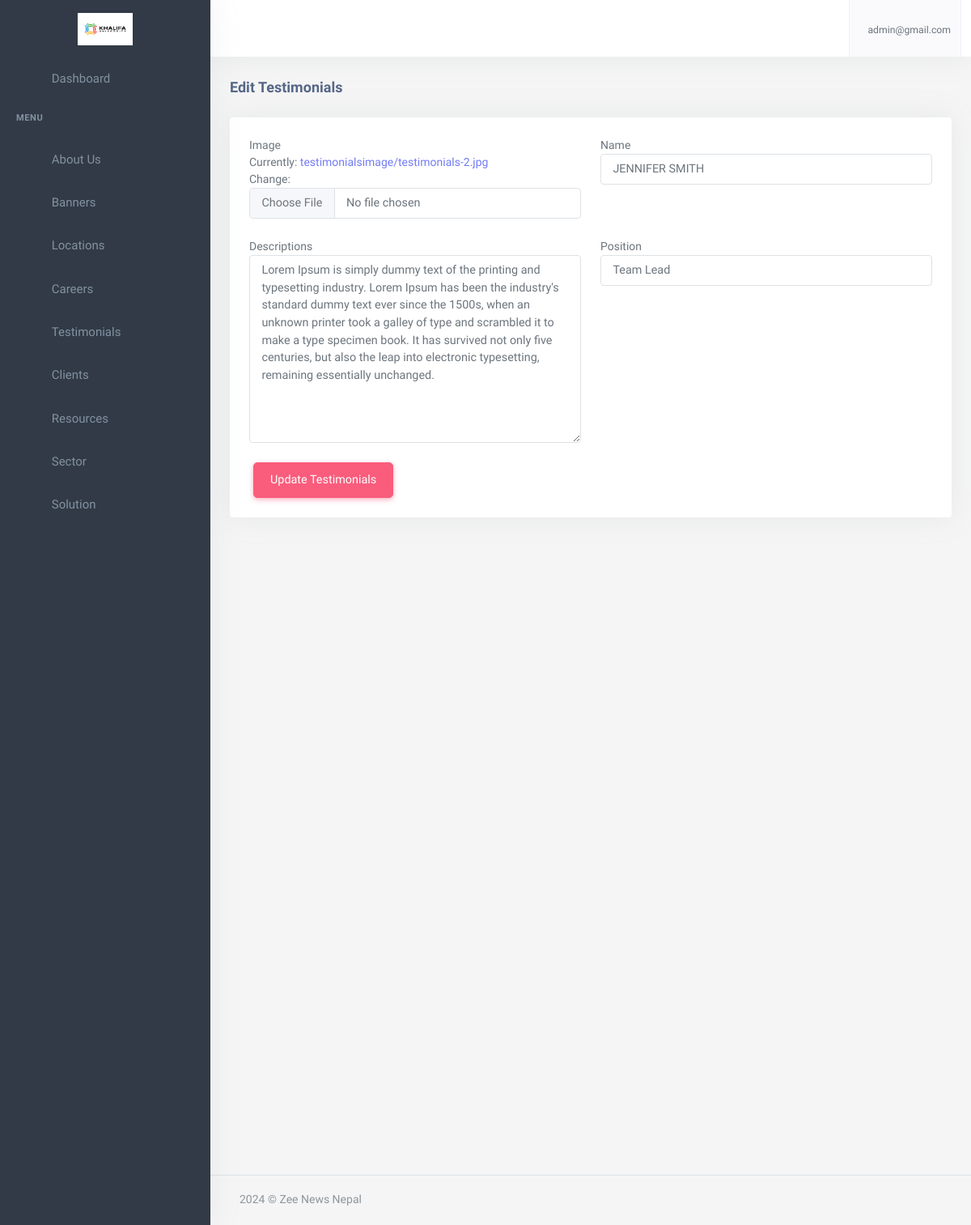
The page /dashboard/testimonials/update/1 (signed in) on the database its author committed.
### account/models.py (models this page shows, shortened)
class User(AbstractBaseUser,PermissionsMixin):
    email = models.EmailField(
        verbose_name='Email',
        max_length=255,
        unique=True,
    )
    name = models.CharField(max_length=200,null=True, blank=True)
    is_user = models.BooleanField(default=False)
    is_admin = models.BooleanField(default=False)
    phone_no = models.CharField(max_length=150,null=True, blank=True)
    avatar = models.ImageField(upload_to="avatarimage/", null=True, blank=True)
    created_at = models.DateTimeField(auto_now_add=True)
    updated_at = models.DateTimeField(auto_now=True)
    objects = UserManager()
    USERNAME_FIELD = 'email'
    REQUIRED_FIELDS = []

### about/models.py (models this page shows, shortened)
class OrganizationSetting(models.Model):
    logo =models.ImageField(verbose_name='Organization Logo',upload_to='aboutus/')
    fav_icon = models.ImageField(verbose_name='Organization Fav Icon',upload_to='aboutus/')
    site_name = models.CharField(verbose_name='Organization Name',max_length=150)
    location = models.CharField(verbose_name='Organizaton Location', max_length=200)
    phone_number = models.CharField(verbose_name='Organization Phone Number',max_length=150)
    email = models.EmailField(verbose_name='Organization Email')
    fb_url = models.URLField(verbose_name='Facebook Page URL', null=True,blank=True)
    tw_url = models.URLField(verbose_name='Twitter URL', null=True,blank=True)
    insta_url = models.URLField(verbose_name='Instagram Page URL', null=True,blank=True)
    linkedin_url = models.URLField(verbose_name='Linkedin URL', null=True,blank=True)

### app/models.py (models this page shows, shortened)
class Testimonials(models.Model):
    image = models.ImageField(upload_to='testimonialsimage/')
    name = models.CharField(max_length=150)
    descriptions = models.TextField()
    position = models.CharField(max_length=150, null=True, blank=True)

### app2/views.py (the view, shortened to what this page needs)
# urls.py: path('testimonials/update/<int:id>', TestimonialsUpdateView.as_view(), name='testimonials_update'),
@method_decorator(login_required, name='dispatch')
class TestimonialsUpdateView(generic.UpdateView):
    model = Testimonials
    template_name ='app2/testimonials_form.html'
    pk_url_kwarg ='id'
    form_class = TestimonialsForm

### app2/forms.py
class TestimonialsForm(forms.ModelForm):
    class Meta:
        model= Testimonials
        fields ='__all__'
    def __init__(self, *args, **kwargs):
        super(TestimonialsForm, self).__init__(*args, **kwargs)
        for field_name, field in self.fields.items():
            field.widget.attrs['placeholder'] = f"Enter {field_name}"
            field.widget.attrs['class'] = 'form-control'

### app/context_processor.py (called while the page is built)
def solutions(request):
    solutions_data = Solutions.objects.all()
    context = {
        'solution_category': solutions_data
    }
    return context

def sectors(request):
    secots_all = Sector.objects.all()
    context = {
        'secotrs':secots_all
    }
    return context

def career_category(request):
    categories = Category.objects.all()
    return({
        'careers_categories':categories
    })

def organizationsetting(request):
    organization_setting = OrganizationSetting.objects.first()
    return ({
        'organization_settings': organization_setting
    })

def locations(request):
    all_office_locations = Office.objects.all()[:5]
    return({
        'office_locations':all_office_locations
    })

### app2/templates/app2/testimonials_form.html (shortened to what this page needs)
{% extends 'app2/base.html' %}
{% load static %}
{% block body %}
            <div class="content-page">
                <div class="content">
                    <div class="container-fluid">
                        <div class="row">
                            <div class="col-12">
                                <div class="page-title-box">
                                    <h4 class="page-title">{% if form.initial %}Edit Testimonials {% else %}Add New Testimonials{% endif %}
                                    </h4>
                                </div>
                            </div>
                        </div>
                        <form method="post" enctype="multipart/form-data" action="">
                        <div class="row">
                            <div class="col-12">
                                <div class="card">
                                    <div class="card-body">
                                        <div class="row">
                                            {% for field in form %}
                                            <div class="col-xl-6">
                                                {{field.label}}
                                                <div class="mb-3">
                                                    {{field}}
                                                </div>
                                            </div>
                                            {% endfor %}
                                            <div class="col-auto">
                                            {% if form.initial %}
                                                <button type="submit" class="btn btn-danger chat-send waves-effect waves-light">Update Testimonials</button>
                                            {% else %}
                                                <button type="submit" class="btn btn-danger chat-send waves-effect waves-light">Add Testimonials </button>
                                            {% endif %}
                                            </div>
                                        </div>
                                </div>
                            </div>
                        </div>
                    </form>
                    </div>
                </div>
       {%endblock%}

### app2/templates/app2/base.html (shortened to what this page needs)
{% load static %}
<!DOCTYPE html>
<html lang="en">
    <head>
        <link rel="stylesheet" href="{% static 'app2/assets/vendor/jquery-toast-plugin/jquery.toast.min.css'%}">
        <link href="{% static 'app2/assets/css/app-saas.min.css'%}" rel="stylesheet" type="text/css" id="app-style" />
        <link href="{% static 'app2/assets/css/icons.min.css'%}" rel="stylesheet" type="text/css" />
        <link href="{% static 'app2/assets/vendor/bootstrap-datepicker/css/bootstrap-datepicker.min.css'%}" rel="stylesheet" type="text/css" />
        <link href="{% static 'app2/assets/vendor/select2/css/select2.min.css'%}" rel="stylesheet" type="text/css" />
        <link href="{% static 'app2/assets/vendor/datatables.net-bs5/css/dataTables.bootstrap5.min.css'%}" rel="stylesheet" type="text/css" />
        <link href="{% static 'app2/assets/vendor/datatables.net-responsive-bs5/css/responsive.bootstrap5.min.css'%}" rel="stylesheet" type="text/css" />
        <link href="{% static 'app2/assets/css/app-saas.min.css'%}" rel="stylesheet" type="text/css" id="app-style" />
        <link href="{% static 'app2/assets/css/icons.min.css'%}" rel="stylesheet" type="text/css" />
        <link href="https://cdn.jsdelivr.net/npm/summernote@0.8.16/dist/summernote-lite.min.css" rel="stylesheet">
    </head>
    <link rel="stylesheet" href="https://maxcdn.bootstrapcdn.com/font-awesome/4.7.0/css/font-awesome.min.css">
    <body>
        <div class="wrapper">
            <div class="navbar-custom">
                <div class="topbar container-fluid justify-content-between">
                    <div class="d-flex align-items-center  gap-lg-2 gap-1">
                        <button class="button-toggle-menu sm:float-end">
                            <i class="mdi mdi-menu"></i>
                        </button>
                    </div>
                    <ul class="topbar-menu d-flex align-items-center gap-3">
                        <li class="d-none d-sm-inline-block">
                            <a class="nav-link" data-bs-toggle="offcanvas" href="#theme-settings-offcanvas">
                                <i class="ri-settings-3-line font-22"></i>
                            </a>
                        </li>
                        <li class="d-none d-sm-inline-block">
                            <div class="nav-link" id="light-dark-mode" data-bs-toggle="tooltip" data-bs-placement="left" title="Theme Mode">
                                <i class="ri-moon-line font-22"></i>
                            </div>
                        </li>
                        <li class="d-none d-md-inline-block">
                            <a class="nav-link" href="#" data-toggle="fullscreen">
                                <i class="ri-fullscreen-line font-22"></i>
                            </a>
                        </li>
                        <li class="dropdown">
                            <a class="nav-link dropdown-toggle arrow-none nav-user px-2" data-bs-toggle="dropdown" href="#" role="button" aria-haspopup="false" aria-expanded="false">
                                <span class="d-lg-flex flex-column gap-1 d-none">
                                    <h6 class="my-0 fw-normal">{{request.user.email}}</h6>
                                </span>
                            </a>
                        </li>
                    </ul>
                </div>
            </div>
            <div class="leftside-menu">
                <a href="{% url 'dashboard:index' %}" class="logo logo-light">
                    <span class="logo-lg">
                        <img src="{{organization_settings.logo.url}}" alt="logo" style="height: 40px;">
                    </span>
                </a>
                <div class="h-100" id="leftside-menu-container" data-simplebar>
                    <ul class="side-nav">
                        <li class="side-nav-item">
                            <a href="{% url 'dashboard:index' %}" class="side-nav-link">
                                <i class="uil-home-alt"></i>
                                <span> Dashboard </span>
                            </a>
                        </li>
                        <li class="side-nav-title">Menu</li>
                        <li class="side-nav-item">
                            <a data-bs-toggle="collapse" href="#sidebarPages2" aria-expanded="false" aria-controls="sidebarPages" class="side-nav-link">
                                <i class="uil-home"></i>
                                <span> About Us </span>
                                <span class="menu-arrow"></span>
                            </a>
                        </li>
                        <li class="side-nav-item">
                            <a href="{% url 'dashboard:banners' %}" class="side-nav-link">
                                <i class="uil-book"></i>
                                <span> Banners </span>
                            </a>
                        </li>
                        <li class="side-nav-item">
                            <a data-bs-toggle="collapse" href="#sidebarPages" aria-expanded="false" aria-controls="sidebarPages" class="side-nav-link">
                                <i class="uil-location"></i>
                                <span> Locations </span>
                                <span class="menu-arrow"></span>
                            </a>
                        </li>
                        <li class="side-nav-item">
                            <a data-bs-toggle="collapse" href="#sidebarPages1" aria-expanded="false" aria-controls="sidebarPages" class="side-nav-link">
                                <i class="uil-book"></i>
                                <span> Careers </span>
                                <span class="menu-arrow"></span>
                            </a>
                        </li>
                        <li class="side-nav-item">
                            <a href="{% url 'dashboard:testimonials' %}" class="side-nav-link">
                                <i class="uil-book"></i>
                                <span> Testimonials </span>
                            </a>
                        </li>
                        <li class="side-nav-item">
                            <a href="{% url 'dashboard:client_list' %}" class="side-nav-link">
                                <i class="uil-user"></i>
                                <span> Clients </span>
                            </a>
                        </li>
                        <li class="side-nav-item">
                            <a data-bs-toggle="collapse" href="#sidebarPages4" aria-expanded="false" aria-controls="sidebarPages" class="side-nav-link">
                                <i class="uil-diamond"></i>
                                <span> Resources </span>
                                <span class="menu-arrow"></span>
                            </a>
                        </li>
                        <li class="side-nav-item">
                            <a data-bs-toggle="collapse" href="#sidebarPages5" aria-expanded="false" aria-controls="sidebarPages" class="side-nav-link">
                                <i class="uil-user"></i>
                                <span> Sector </span>
                                <span class="menu-arrow"></span>
                            </a>
                        </li>
                        <li class="side-nav-item">
                            <a data-bs-toggle="collapse" href="#sidebarPages6" aria-expanded="false" aria-controls="sidebarPages" class="side-nav-link">
                                <i class="uil-user"></i>
                                <span>Solution </span>
                                <span class="menu-arrow"></span>
                            </a>
                        </li>
                    </ul>
                </div>
            </div>
  {% block body %}
  {% endblock  %}
        <footer class="footer">
            <div class="container-fluid">
                <div class="row">
                    <div class="col-md-6">
                        <script>document.write(new Date().getFullYear())</script> © Zee News Nepal
                    </div>
                    <div class="col-md-6">
                    </div>
                </div>
            </div>
        </footer>
    </div>
    </div>
                        </body>
                        </html>

### app2/templates/app2/base.html (style rules this page uses)
.btn { margin: 0 5px; padding: 10px 20px; border-radius: 5px; cursor: pointer; }

### rows shown on the page
User: user.email "admin@gmail.com"
OrganizationSetting: logo (picture)
Testimonials: form "JENNIFER SMITH" "Lorem Ipsum is simply dummy text of the printing and typesetting industry. Lorem Ipsum has been the industry's standard dummy text ever since the 1500s, when an unknown printer took a galley of type and scrambled it to make a type specimen book. It has survived not only five centuries, but also the leap into electronic typesetting, remaining essentially unchanged." "Team Lead"

### other values the page prints
{{ field.label }} "Image" "Name" "Descriptions" "Position"
